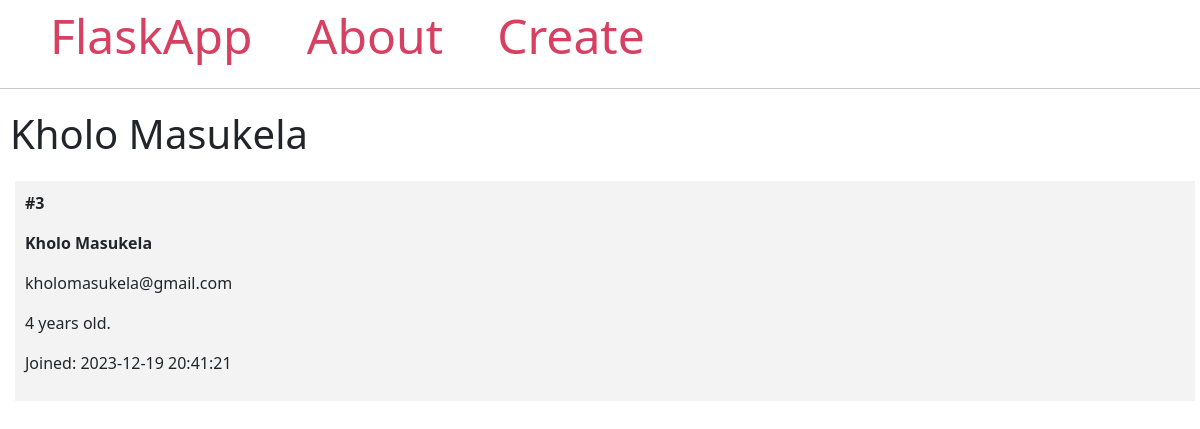
Screenshot of /3/ with the database file from the repository.
### main.py (models this page shows, shortened)
class Student(db.Model):
    id = db.Column(db.Integer, primary_key=True)
    firstname = db.Column(db.String(100), nullable=False)
    lastname = db.Column(db.String(100), nullable=False)
    email = db.Column(db.String(80), unique=True, nullable=False)
    age = db.Column(db.Integer)
    created = db.Column(DateTime(timezone=True), default=func.now())

### main.py (the view)
@app.route('/<int:student_id>/')
def student(student_id):
    student = Student.query.get_or_404(student_id)
    return render_template('student.html', student=student)

### templates/student.html
{% extends 'base.html' %}
{% block content %}
    <span class="title">
        <h1>{% block title %} {{ student.firstname }} {{ student.lastname }}{% endblock %}</h1>
    </span>
    <div class="content">
            <div class="student">
                <p><b>#{{ student.id }}</b></p>
                <b>
                    <p class="name">{{ student.firstname }} {{ student.lastname }}</p>
                </b>
                <p>{{ student.email }}</p>
                <p>{{ student.age }} years old.</p>
                <p>Joined: {{ student.created }}</p>
            </div>
    </div>
{% endblock %}

### static/style.css (style rules this page uses)
.title { margin: 5px; }
.content { margin: 5px; width: 100%; display: flex; flex-direction: row; flex-wrap: wrap; }
.student { flex: 20%; padding: 10px; margin: 5px; background-color: #f3f3f3; inline-size: 100%; }

### rows the page displays
Student: firstname "Kholo", lastname "Masukela", id "3", email "kholomasukela@gmail.com", age "4", created "2023-12-19 20:41:21"
